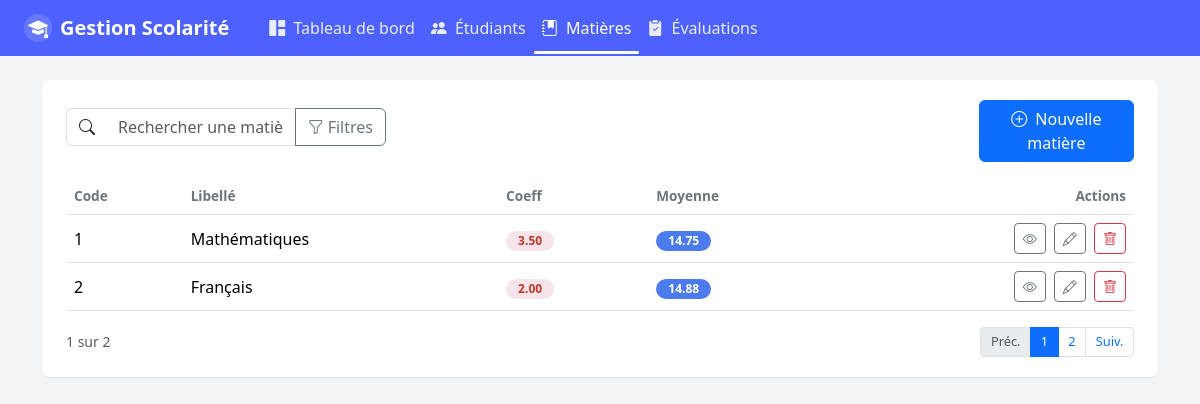
/index.php?action=Matieres, run on the app's committed database.
### tables this page shows
CREATE TABLE MATIERE (
  CodeMat INT PRIMARY KEY AUTO_INCREMENT,
  LibelleMat VARCHAR(150) NOT NULL,
  CoeffMat DECIMAL(4,2) NOT NULL CHECK (CoeffMat > 0)
);

### controlleurs/matiereControlleur.php (called while the page is built, shortened)
<?php
require_once "./models/matiereModel.php";
class MatiereControlleur{
  public static function lister(){
    $pageCourante = isset($_GET['page']) ? (int)$_GET['page'] : 1;
    $recherche = trim($_GET['libelle'] ?? '');
    $parPage = 2;
    if($recherche !== ""){
      $totalElements = MatiereModel::calculertout($recherche);
      $totalPages = ceil($totalElements / $parPage);
      $pageCourante = max(1, min($totalPages, $pageCourante));
      $offset = ($pageCourante - 1) * $parPage;
      $data = MatiereModel::rechercher($recherche);
    }else{
      $totalElements = MatiereModel::calculertout();
      $totalPages = ceil($totalElements / $parPage);
      $pageCourante = max(1, min($totalPages, $pageCourante));
      $offset = ($pageCourante - 1) * $parPage;
      $data = MatiereModel::lister($offset, $parPage);
    }
    include "./vues/Matieres/index.php";
  }
}

### models/matiereModel.php (called while the page is built, shortened)
<?php
class MatiereModel{
  public static function lister($offset=0, $limit = 10){
    $conn = Gestionscolarite::connect();
    try{
      $stmt = $conn->prepare(
        "SELECT m.CodeMat,
          m.LibelleMat,
          m.CoeffMat,
          SUM(ev.Note) / COUNT(ev.Note) AS 'Moyenne'
        FROM evaluer ev
        JOIN matiere m
        ON ev.CodeMat = m.CodeMat
        GROUP BY ev.CodeMat
        LIMIT :offset, :limit");
      $stmt->bindValue(':offset', (int)$offset, PDO::PARAM_INT);
      $stmt->bindValue(':limit', (int)$limit, PDO::PARAM_INT);
      $stmt->execute();
      return $stmt->fetchAll();
    }catch(PDOException $e){
      echo "Erreur SQL : " . $e->getMessage();
      return [];
    }
  }
  public static function calculertout($param=""){
    $conn = Gestionscolarite::connect();
    $requete = "SELECT count(DISTINCT ev.CodeMat) FROM evaluer ev";
    return $conn->query($requete)->fetchColumn();
  }
}

### vues/Matieres/Liste.php (the view, shortened to what this page needs)
<div class="table-responsive">
            <table class="table align-middle mb-2">
              <thead>
                <tr>
                  <th>Code</th>
                  <th>Libellé</th>
                  <th>Coeff</th>
                  <th>Moyenne</th>
                  <th class="text-end">Actions</th>
                </tr>
              </thead>
              <tbody>
                <?php foreach($data as $value): ?>
                <tr>
                  <td><?= htmlspecialchars($value['CodeMat']) ?></td>
                  <td><?= htmlspecialchars($value['LibelleMat']) ?></td>
                  <td>
                    <span class="badge badge-pill badge-coeff">
                      <?= htmlspecialchars($value['CoeffMat']) ?>
                    </span>
                  </td>
                  <td>
                    <span class="badge badge-pill badge-avg-medium">
                    <?= number_format(htmlspecialchars($value['Moyenne']), 2) ?>
                  </span>
                </td>
                  <td class="text-end actions">
                    <button class="btn btn-sm btn-outline-secondary me-1">
                      <i class="bi bi-eye"></i>
                    </button>
                    <button class="btn btn-sm btn-outline-secondary me-1 btn-modifier"
                      data-bs-toggle="modal"
                      data-bs-target="#modifier-modal"
                      data-codemat="<?= htmlspecialchars($value['CodeMat']) ?>"
                      data-libelle="<?=htmlspecialchars($value['LibelleMat']) ?>"
                      data-coeff="<?= htmlspecialchars($value['CoeffMat']) ?>"
                      data-moyenne="<?= number_format(htmlspecialchars($value['Moyenne']), 2) ?>">
                      <i class="bi bi-pencil"></i>
                    </button>
                    <form method="post" action="index.php?action=SupprimerMatiere" style="display:inline;">
                      <button
                      type="submit" class="btn btn-sm btn-outline-danger"
                      onclick="return confirm('Toute les enregistrement d\'evaluer qui contient <?php echo htmlspecialchars($value['LibelleMat']) ?> vont etre supprimer aussi !! Voulez-vous vraiment supprimer cette Matiere ?')">
                      <i class="bi bi-trash"></i>
                    </button>
                  </td>
                </tr>
              <?php endforeach;?>
              </tbody>
            </table>
          </div>
          <div class="d-flex justify-content-between align-items-center mt-2">
            <small class="text-muted">
              <?=$pageCourante ?> sur <?=$totalPages?>
            </small>
            <nav>
              <ul class="pagination pagination-sm mb-0">
                <li class="page-item
                <?= ($pageCourante <= 1) ? 'disabled' : '' ?>">
                  <a class="page-link" href="index.php?action=Matieres&page=<?= $pageCourante - 1 ?>">
                    Préc.
                </a>
                </li>
                <?php for ($i = 1; $i <= $totalPages; $i++): ?>
                <li class="page-item <?= ($i == $pageCourante) ? 'active' : '' ?>">
                  <a class="page-link" href="index.php?action=Matieres&page=<?= $i ?>">
                    <?= $i ?>
                </a>
                </li>
                <?php endfor;?>
                <li class="page-item <?= ($pageCourante >= $totalPages) ? 'disabled' : '' ?>">
                  <a class="page-link" href="index.php?action=Matieres&page=<?= $pageCourante + 1 ?>">
                    Suiv.
                  </a>
                </li>
              </ul>
            </nav>
          </div>
        </div>
      </section>

### assets/CSS/styles.css (style rules this page uses)
body { background-color: #f4f5f7; font-family: system-ui, -apple-system, "Segoe UI", Roboto, sans-serif; }
.badge-pill { border-radius: 999px; padding: .25rem .75rem; font-size: .75rem; font-weight: 600; }
.badge-coeff { background-color: #f5e5ea; color: #c0392b; }
.badge-avg-medium { background-color: #4b7bec; color: #fff; }
.actions i { cursor: pointer; }
.table thead th { font-size: .85rem; color: #6c757d; text-transform: none; }
.pagination .page-link { padding: .25rem .6rem; font-size: .8rem; }

### data on the page
matiere: CodeMat "1", LibelleMat "Mathématiques", CoeffMat "3.50", Moyenne "14.75"
matiere: CodeMat "2", LibelleMat "Français", CoeffMat "2.00", Moyenne "14.88"

### other printed values
$pageCourante "1"
$totalPages "2"
